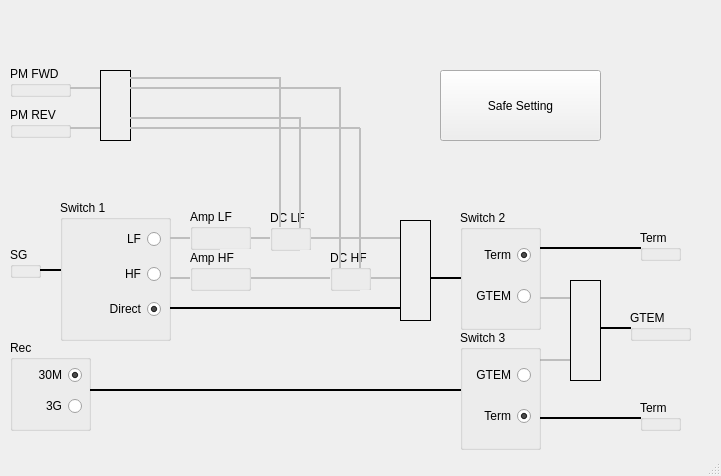
<?xml version="1.0" encoding="UTF-8"?>
<ui version="4.0">
 <class>GTEMRelaisController</class>
 <widget class="QMainWindow" name="GTEMRelaisController">
  <property name="geometry">
   <rect>
    <x>0</x>
    <y>0</y>
    <width>721</width>
    <height>476</height>
   </rect>
  </property>
  <property name="windowTitle">
   <string>GTEM Matrix Switch Controller </string>
  </property>
  <property name="locale">
   <locale language="English" country="UnitedStates"/>
  </property>
  <widget class="QWidget" name="centralwidget">
   <widget class="QGroupBox" name="groupBox">
    <property name="geometry">
     <rect>
      <x>60</x>
      <y>200</y>
      <width>111</width>
      <height>141</height>
     </rect>
    </property>
    <property name="title">
     <string>Switch 1</string>
    </property>
    <property name="flat">
     <bool>false</bool>
    </property>
    <property name="checkable">
     <bool>false</bool>
    </property>
    <widget class="QWidget" name="layoutWidget">
     <property name="geometry">
      <rect>
       <x>10</x>
       <y>20</y>
       <width>91</width>
       <height>111</height>
      </rect>
     </property>
     <layout class="QVBoxLayout" name="verticalLayout">
      <item>
       <widget class="QRadioButton" name="sgSwitch_LF">
        <property name="enabled">
         <bool>true</bool>
        </property>
        <property name="layoutDirection">
         <enum>Qt::RightToLeft</enum>
        </property>
        <property name="text">
         <string>LF</string>
        </property>
        <property name="checked">
         <bool>false</bool>
        </property>
       </widget>
      </item>
      <item>
       <widget class="QRadioButton" name="sgSwitch_HF">
        <property name="enabled">
         <bool>true</bool>
        </property>
        <property name="layoutDirection">
         <enum>Qt::RightToLeft</enum>
        </property>
        <property name="text">
         <string>HF</string>
        </property>
       </widget>
      </item>
      <item>
       <widget class="QRadioButton" name="sgSwitch_Direct">
        <property name="enabled">
         <bool>true</bool>
        </property>
        <property name="layoutDirection">
         <enum>Qt::RightToLeft</enum>
        </property>
        <property name="text">
         <string>Direct</string>
        </property>
        <property name="checked">
         <bool>true</bool>
        </property>
       </widget>
      </item>
     </layout>
    </widget>
   </widget>
   <widget class="Line" name="conn_amp_lf">
    <property name="enabled">
     <bool>false</bool>
    </property>
    <property name="geometry">
     <rect>
      <x>170</x>
      <y>230</y>
      <width>231</width>
      <height>16</height>
     </rect>
    </property>
    <property name="frameShadow">
     <enum>QFrame::Plain</enum>
    </property>
    <property name="lineWidth">
     <number>2</number>
    </property>
    <property name="orientation">
     <enum>Qt::Horizontal</enum>
    </property>
   </widget>
   <widget class="QGroupBox" name="groupBox_2">
    <property name="geometry">
     <rect>
      <x>190</x>
      <y>209</y>
      <width>61</width>
      <height>41</height>
     </rect>
    </property>
    <property name="autoFillBackground">
     <bool>true</bool>
    </property>
    <property name="title">
     <string>Amp LF</string>
    </property>
    <widget class="QGroupBox" name="groupBox_4">
     <property name="geometry">
      <rect>
       <x>0</x>
       <y>0</y>
       <width>61</width>
       <height>41</height>
      </rect>
     </property>
     <property name="autoFillBackground">
      <bool>true</bool>
     </property>
     <property name="title">
      <string>Amp LF</string>
     </property>
     <widget class="QGroupBox" name="groupBox_5">
      <property name="geometry">
       <rect>
        <x>30</x>
        <y>40</y>
        <width>61</width>
        <height>41</height>
       </rect>
      </property>
      <property name="autoFillBackground">
       <bool>true</bool>
      </property>
      <property name="title">
       <string>Amp LF</string>
      </property>
     </widget>
    </widget>
   </widget>
   <widget class="Line" name="conn_amp_hf">
    <property name="enabled">
     <bool>false</bool>
    </property>
    <property name="geometry">
     <rect>
      <x>170</x>
      <y>270</y>
      <width>231</width>
      <height>16</height>
     </rect>
    </property>
    <property name="frameShadow">
     <enum>QFrame::Plain</enum>
    </property>
    <property name="lineWidth">
     <number>2</number>
    </property>
    <property name="orientation">
     <enum>Qt::Horizontal</enum>
    </property>
   </widget>
   <widget class="Line" name="conn_amp_direct">
    <property name="geometry">
     <rect>
      <x>170</x>
      <y>300</y>
      <width>231</width>
      <height>16</height>
     </rect>
    </property>
    <property name="frameShadow">
     <enum>QFrame::Plain</enum>
    </property>
    <property name="lineWidth">
     <number>2</number>
    </property>
    <property name="orientation">
     <enum>Qt::Horizontal</enum>
    </property>
   </widget>
   <widget class="QGroupBox" name="groupBox_3">
    <property name="geometry">
     <rect>
      <x>190</x>
      <y>250</y>
      <width>61</width>
      <height>41</height>
     </rect>
    </property>
    <property name="autoFillBackground">
     <bool>true</bool>
    </property>
    <property name="title">
     <string>Amp HF</string>
    </property>
   </widget>
   <widget class="QFrame" name="frame">
    <property name="geometry">
     <rect>
      <x>400</x>
      <y>220</y>
      <width>31</width>
      <height>101</height>
     </rect>
    </property>
    <property name="styleSheet">
     <string notr="true">color: black;</string>
    </property>
    <property name="frameShape">
     <enum>QFrame::Box</enum>
    </property>
    <property name="frameShadow">
     <enum>QFrame::Plain</enum>
    </property>
   </widget>
   <widget class="Line" name="conn_amp_direct_2">
    <property name="geometry">
     <rect>
      <x>430</x>
      <y>270</y>
      <width>31</width>
      <height>16</height>
     </rect>
    </property>
    <property name="frameShadow">
     <enum>QFrame::Plain</enum>
    </property>
    <property name="lineWidth">
     <number>2</number>
    </property>
    <property name="orientation">
     <enum>Qt::Horizontal</enum>
    </property>
   </widget>
   <widget class="QGroupBox" name="groupBox_6">
    <property name="geometry">
     <rect>
      <x>270</x>
      <y>210</y>
      <width>41</width>
      <height>41</height>
     </rect>
    </property>
    <property name="autoFillBackground">
     <bool>true</bool>
    </property>
    <property name="title">
     <string>DC LF</string>
    </property>
    <widget class="QGroupBox" name="groupBox_7">
     <property name="geometry">
      <rect>
       <x>30</x>
       <y>40</y>
       <width>61</width>
       <height>41</height>
      </rect>
     </property>
     <property name="autoFillBackground">
      <bool>true</bool>
     </property>
     <property name="title">
      <string>Amp LF</string>
     </property>
    </widget>
   </widget>
   <widget class="QGroupBox" name="groupBox_8">
    <property name="geometry">
     <rect>
      <x>330</x>
      <y>250</y>
      <width>41</width>
      <height>41</height>
     </rect>
    </property>
    <property name="autoFillBackground">
     <bool>true</bool>
    </property>
    <property name="title">
     <string>DC HF</string>
    </property>
    <widget class="QGroupBox" name="groupBox_9">
     <property name="geometry">
      <rect>
       <x>30</x>
       <y>40</y>
       <width>61</width>
       <height>41</height>
      </rect>
     </property>
     <property name="autoFillBackground">
      <bool>true</bool>
     </property>
     <property name="title">
      <string>Amp LF</string>
     </property>
    </widget>
   </widget>
   <widget class="QGroupBox" name="groupBox_10">
    <property name="geometry">
     <rect>
      <x>460</x>
      <y>210</y>
      <width>81</width>
      <height>120</height>
     </rect>
    </property>
    <property name="title">
     <string>Switch 2</string>
    </property>
    <property name="flat">
     <bool>false</bool>
    </property>
    <property name="checkable">
     <bool>false</bool>
    </property>
    <widget class="QWidget" name="layoutWidget_2">
     <property name="geometry">
      <rect>
       <x>10</x>
       <y>20</y>
       <width>61</width>
       <height>91</height>
      </rect>
     </property>
     <layout class="QVBoxLayout" name="verticalLayout_2">
      <item>
       <widget class="QRadioButton" name="TxSwitch_Term">
        <property name="enabled">
         <bool>true</bool>
        </property>
        <property name="layoutDirection">
         <enum>Qt::RightToLeft</enum>
        </property>
        <property name="text">
         <string>Term</string>
        </property>
        <property name="checked">
         <bool>true</bool>
        </property>
       </widget>
      </item>
      <item>
       <widget class="QRadioButton" name="TxSwitch_GTEM">
        <property name="enabled">
         <bool>true</bool>
        </property>
        <property name="layoutDirection">
         <enum>Qt::RightToLeft</enum>
        </property>
        <property name="text">
         <string>GTEM</string>
        </property>
        <property name="checked">
         <bool>false</bool>
        </property>
       </widget>
      </item>
     </layout>
    </widget>
   </widget>
   <widget class="Line" name="conn_amp_direct_3">
    <property name="enabled">
     <bool>false</bool>
    </property>
    <property name="geometry">
     <rect>
      <x>540</x>
      <y>290</y>
      <width>31</width>
      <height>16</height>
     </rect>
    </property>
    <property name="frameShadow">
     <enum>QFrame::Plain</enum>
    </property>
    <property name="lineWidth">
     <number>2</number>
    </property>
    <property name="orientation">
     <enum>Qt::Horizontal</enum>
    </property>
   </widget>
   <widget class="QGroupBox" name="groupBox_11">
    <property name="geometry">
     <rect>
      <x>630</x>
      <y>310</y>
      <width>61</width>
      <height>31</height>
     </rect>
    </property>
    <property name="autoFillBackground">
     <bool>true</bool>
    </property>
    <property name="title">
     <string>GTEM</string>
    </property>
    <widget class="QGroupBox" name="groupBox_12">
     <property name="geometry">
      <rect>
       <x>30</x>
       <y>40</y>
       <width>61</width>
       <height>41</height>
      </rect>
     </property>
     <property name="autoFillBackground">
      <bool>true</bool>
     </property>
     <property name="title">
      <string>Amp LF</string>
     </property>
    </widget>
    <widget class="QGroupBox" name="groupBox_25">
     <property name="geometry">
      <rect>
       <x>0</x>
       <y>40</y>
       <width>61</width>
       <height>31</height>
      </rect>
     </property>
     <property name="autoFillBackground">
      <bool>true</bool>
     </property>
     <property name="title">
      <string>Horn</string>
     </property>
    </widget>
   </widget>
   <widget class="QGroupBox" name="groupBox_15">
    <property name="geometry">
     <rect>
      <x>640</x>
      <y>230</y>
      <width>41</width>
      <height>31</height>
     </rect>
    </property>
    <property name="autoFillBackground">
     <bool>true</bool>
    </property>
    <property name="title">
     <string>Term</string>
    </property>
   </widget>
   <widget class="QGroupBox" name="groupBox_17">
    <property name="geometry">
     <rect>
      <x>10</x>
      <y>247</y>
      <width>31</width>
      <height>31</height>
     </rect>
    </property>
    <property name="title">
     <string>SG</string>
    </property>
    <property name="flat">
     <bool>false</bool>
    </property>
    <property name="checkable">
     <bool>false</bool>
    </property>
   </widget>
   <widget class="Line" name="conn_amp_direct_6">
    <property name="geometry">
     <rect>
      <x>40</x>
      <y>260</y>
      <width>21</width>
      <height>20</height>
     </rect>
    </property>
    <property name="frameShadow">
     <enum>QFrame::Plain</enum>
    </property>
    <property name="lineWidth">
     <number>2</number>
    </property>
    <property name="orientation">
     <enum>Qt::Horizontal</enum>
    </property>
   </widget>
   <widget class="QGroupBox" name="groupBox_18">
    <property name="geometry">
     <rect>
      <x>10</x>
      <y>66</y>
      <width>61</width>
      <height>31</height>
     </rect>
    </property>
    <property name="title">
     <string>PM FWD</string>
    </property>
    <property name="flat">
     <bool>false</bool>
    </property>
    <property name="checkable">
     <bool>false</bool>
    </property>
   </widget>
   <widget class="QGroupBox" name="groupBox_19">
    <property name="geometry">
     <rect>
      <x>10</x>
      <y>107</y>
      <width>61</width>
      <height>31</height>
     </rect>
    </property>
    <property name="title">
     <string>PM REV</string>
    </property>
    <property name="flat">
     <bool>false</bool>
    </property>
    <property name="checkable">
     <bool>false</bool>
    </property>
   </widget>
   <widget class="Line" name="conn_amp_direct_7">
    <property name="enabled">
     <bool>false</bool>
    </property>
    <property name="geometry">
     <rect>
      <x>70</x>
      <y>120</y>
      <width>31</width>
      <height>16</height>
     </rect>
    </property>
    <property name="frameShadow">
     <enum>QFrame::Plain</enum>
    </property>
    <property name="lineWidth">
     <number>2</number>
    </property>
    <property name="orientation">
     <enum>Qt::Horizontal</enum>
    </property>
   </widget>
   <widget class="Line" name="conn_amp_direct_8">
    <property name="enabled">
     <bool>false</bool>
    </property>
    <property name="geometry">
     <rect>
      <x>70</x>
      <y>80</y>
      <width>31</width>
      <height>16</height>
     </rect>
    </property>
    <property name="frameShadow">
     <enum>QFrame::Plain</enum>
    </property>
    <property name="lineWidth">
     <number>2</number>
    </property>
    <property name="orientation">
     <enum>Qt::Horizontal</enum>
    </property>
   </widget>
   <widget class="QFrame" name="frame_2">
    <property name="geometry">
     <rect>
      <x>100</x>
      <y>70</y>
      <width>31</width>
      <height>71</height>
     </rect>
    </property>
    <property name="styleSheet">
     <string notr="true">color: black;</string>
    </property>
    <property name="frameShape">
     <enum>QFrame::Box</enum>
    </property>
    <property name="frameShadow">
     <enum>QFrame::Plain</enum>
    </property>
   </widget>
   <widget class="Line" name="conn_amp_direct_9">
    <property name="enabled">
     <bool>false</bool>
    </property>
    <property name="geometry">
     <rect>
      <x>130</x>
      <y>70</y>
      <width>151</width>
      <height>16</height>
     </rect>
    </property>
    <property name="frameShadow">
     <enum>QFrame::Plain</enum>
    </property>
    <property name="lineWidth">
     <number>2</number>
    </property>
    <property name="orientation">
     <enum>Qt::Horizontal</enum>
    </property>
   </widget>
   <widget class="Line" name="conn_amp_direct_10">
    <property name="enabled">
     <bool>false</bool>
    </property>
    <property name="geometry">
     <rect>
      <x>130</x>
      <y>80</y>
      <width>211</width>
      <height>16</height>
     </rect>
    </property>
    <property name="frameShadow">
     <enum>QFrame::Plain</enum>
    </property>
    <property name="lineWidth">
     <number>2</number>
    </property>
    <property name="orientation">
     <enum>Qt::Horizontal</enum>
    </property>
   </widget>
   <widget class="Line" name="conn_amp_direct_11">
    <property name="enabled">
     <bool>false</bool>
    </property>
    <property name="geometry">
     <rect>
      <x>130</x>
      <y>110</y>
      <width>171</width>
      <height>16</height>
     </rect>
    </property>
    <property name="frameShadow">
     <enum>QFrame::Plain</enum>
    </property>
    <property name="lineWidth">
     <number>2</number>
    </property>
    <property name="orientation">
     <enum>Qt::Horizontal</enum>
    </property>
   </widget>
   <widget class="Line" name="conn_amp_direct_12">
    <property name="enabled">
     <bool>false</bool>
    </property>
    <property name="geometry">
     <rect>
      <x>130</x>
      <y>120</y>
      <width>230</width>
      <height>16</height>
     </rect>
    </property>
    <property name="frameShadow">
     <enum>QFrame::Plain</enum>
    </property>
    <property name="lineWidth">
     <number>2</number>
    </property>
    <property name="orientation">
     <enum>Qt::Horizontal</enum>
    </property>
   </widget>
   <widget class="Line" name="conn_amp_direct_13">
    <property name="enabled">
     <bool>false</bool>
    </property>
    <property name="geometry">
     <rect>
      <x>270</x>
      <y>77</y>
      <width>20</width>
      <height>150</height>
     </rect>
    </property>
    <property name="frameShadow">
     <enum>QFrame::Plain</enum>
    </property>
    <property name="lineWidth">
     <number>2</number>
    </property>
    <property name="orientation">
     <enum>Qt::Vertical</enum>
    </property>
   </widget>
   <widget class="Line" name="conn_amp_direct_14">
    <property name="enabled">
     <bool>false</bool>
    </property>
    <property name="geometry">
     <rect>
      <x>330</x>
      <y>88</y>
      <width>20</width>
      <height>180</height>
     </rect>
    </property>
    <property name="frameShadow">
     <enum>QFrame::Plain</enum>
    </property>
    <property name="lineWidth">
     <number>2</number>
    </property>
    <property name="orientation">
     <enum>Qt::Vertical</enum>
    </property>
   </widget>
   <widget class="Line" name="conn_amp_direct_15">
    <property name="enabled">
     <bool>false</bool>
    </property>
    <property name="geometry">
     <rect>
      <x>290</x>
      <y>118</y>
      <width>20</width>
      <height>110</height>
     </rect>
    </property>
    <property name="frameShadow">
     <enum>QFrame::Plain</enum>
    </property>
    <property name="lineWidth">
     <number>2</number>
    </property>
    <property name="orientation">
     <enum>Qt::Vertical</enum>
    </property>
   </widget>
   <widget class="Line" name="conn_amp_direct_16">
    <property name="enabled">
     <bool>false</bool>
    </property>
    <property name="geometry">
     <rect>
      <x>350</x>
      <y>128</y>
      <width>20</width>
      <height>140</height>
     </rect>
    </property>
    <property name="frameShadow">
     <enum>QFrame::Plain</enum>
    </property>
    <property name="lineWidth">
     <number>2</number>
    </property>
    <property name="orientation">
     <enum>Qt::Vertical</enum>
    </property>
   </widget>
   <widget class="QPushButton" name="pushButton">
    <property name="geometry">
     <rect>
      <x>440</x>
      <y>70</y>
      <width>161</width>
      <height>71</height>
     </rect>
    </property>
    <property name="text">
     <string>Safe Setting</string>
    </property>
   </widget>
   <widget class="Line" name="conn_amp_direct_17">
    <property name="geometry">
     <rect>
      <x>600</x>
      <y>320</y>
      <width>31</width>
      <height>16</height>
     </rect>
    </property>
    <property name="frameShadow">
     <enum>QFrame::Plain</enum>
    </property>
    <property name="lineWidth">
     <number>2</number>
    </property>
    <property name="orientation">
     <enum>Qt::Horizontal</enum>
    </property>
   </widget>
   <widget class="Line" name="conn_amp_direct_19">
    <property name="enabled">
     <bool>false</bool>
    </property>
    <property name="geometry">
     <rect>
      <x>540</x>
      <y>350</y>
      <width>31</width>
      <height>20</height>
     </rect>
    </property>
    <property name="frameShadow">
     <enum>QFrame::Plain</enum>
    </property>
    <property name="lineWidth">
     <number>2</number>
    </property>
    <property name="orientation">
     <enum>Qt::Horizontal</enum>
    </property>
   </widget>
   <widget class="QFrame" name="frame_3">
    <property name="geometry">
     <rect>
      <x>570</x>
      <y>280</y>
      <width>31</width>
      <height>101</height>
     </rect>
    </property>
    <property name="styleSheet">
     <string notr="true">color: black;</string>
    </property>
    <property name="frameShape">
     <enum>QFrame::Box</enum>
    </property>
    <property name="frameShadow">
     <enum>QFrame::Plain</enum>
    </property>
   </widget>
   <widget class="Line" name="conn_amp_direct_5">
    <property name="geometry">
     <rect>
      <x>540</x>
      <y>240</y>
      <width>101</width>
      <height>16</height>
     </rect>
    </property>
    <property name="frameShadow">
     <enum>QFrame::Plain</enum>
    </property>
    <property name="lineWidth">
     <number>2</number>
    </property>
    <property name="orientation">
     <enum>Qt::Horizontal</enum>
    </property>
   </widget>
   <widget class="QGroupBox" name="groupBox_13">
    <property name="geometry">
     <rect>
      <x>460</x>
      <y>330</y>
      <width>81</width>
      <height>120</height>
     </rect>
    </property>
    <property name="title">
     <string>Switch 3</string>
    </property>
    <property name="flat">
     <bool>false</bool>
    </property>
    <property name="checkable">
     <bool>false</bool>
    </property>
    <widget class="QWidget" name="layoutWidget_3">
     <property name="geometry">
      <rect>
       <x>10</x>
       <y>20</y>
       <width>61</width>
       <height>91</height>
      </rect>
     </property>
     <layout class="QVBoxLayout" name="verticalLayout_3">
      <item>
       <widget class="QRadioButton" name="RxSwitch_GTEM">
        <property name="enabled">
         <bool>true</bool>
        </property>
        <property name="layoutDirection">
         <enum>Qt::RightToLeft</enum>
        </property>
        <property name="text">
         <string>GTEM</string>
        </property>
        <property name="checked">
         <bool>false</bool>
        </property>
       </widget>
      </item>
      <item>
       <widget class="QRadioButton" name="RxSwitch_Term">
        <property name="enabled">
         <bool>true</bool>
        </property>
        <property name="layoutDirection">
         <enum>Qt::RightToLeft</enum>
        </property>
        <property name="text">
         <string>Term</string>
        </property>
        <property name="checked">
         <bool>true</bool>
        </property>
       </widget>
      </item>
     </layout>
    </widget>
   </widget>
   <widget class="QGroupBox" name="groupBox_16">
    <property name="geometry">
     <rect>
      <x>640</x>
      <y>400</y>
      <width>41</width>
      <height>31</height>
     </rect>
    </property>
    <property name="autoFillBackground">
     <bool>true</bool>
    </property>
    <property name="title">
     <string>Term</string>
    </property>
   </widget>
   <widget class="Line" name="conn_amp_direct_18">
    <property name="geometry">
     <rect>
      <x>540</x>
      <y>410</y>
      <width>101</width>
      <height>16</height>
     </rect>
    </property>
    <property name="frameShadow">
     <enum>QFrame::Plain</enum>
    </property>
    <property name="lineWidth">
     <number>2</number>
    </property>
    <property name="orientation">
     <enum>Qt::Horizontal</enum>
    </property>
   </widget>
   <widget class="QGroupBox" name="groupBox_14">
    <property name="geometry">
     <rect>
      <x>10</x>
      <y>340</y>
      <width>81</width>
      <height>91</height>
     </rect>
    </property>
    <property name="title">
     <string>Rec</string>
    </property>
    <property name="flat">
     <bool>false</bool>
    </property>
    <property name="checkable">
     <bool>false</bool>
    </property>
    <widget class="QWidget" name="layoutWidget_4">
     <property name="geometry">
      <rect>
       <x>10</x>
       <y>20</y>
       <width>62</width>
       <height>61</height>
      </rect>
     </property>
     <layout class="QVBoxLayout" name="verticalLayout_4">
      <item>
       <widget class="QRadioButton" name="RxSwitch_30M">
        <property name="enabled">
         <bool>true</bool>
        </property>
        <property name="layoutDirection">
         <enum>Qt::RightToLeft</enum>
        </property>
        <property name="text">
         <string>30M</string>
        </property>
        <property name="checked">
         <bool>true</bool>
        </property>
       </widget>
      </item>
      <item>
       <widget class="QRadioButton" name="RxSwitch_3G">
        <property name="enabled">
         <bool>true</bool>
        </property>
        <property name="layoutDirection">
         <enum>Qt::RightToLeft</enum>
        </property>
        <property name="text">
         <string>3G</string>
        </property>
        <property name="checked">
         <bool>false</bool>
        </property>
       </widget>
      </item>
     </layout>
    </widget>
   </widget>
   <widget class="Line" name="conn_amp_direct_20">
    <property name="enabled">
     <bool>true</bool>
    </property>
    <property name="geometry">
     <rect>
      <x>90</x>
      <y>380</y>
      <width>371</width>
      <height>20</height>
     </rect>
    </property>
    <property name="frameShadow">
     <enum>QFrame::Plain</enum>
    </property>
    <property name="lineWidth">
     <number>2</number>
    </property>
    <property name="orientation">
     <enum>Qt::Horizontal</enum>
    </property>
   </widget>
  </widget>
  <widget class="QStatusBar" name="statusbar"/>
 </widget>
 <resources/>
 <connections>
  <connection>
   <sender>sgSwitch_Direct</sender>
   <signal>toggled(bool)</signal>
   <receiver>conn_amp_direct</receiver>
   <slot>setEnabled(bool)</slot>
   <hints>
    <hint type="sourcelabel">
     <x>131</x>
     <y>316</y>
    </hint>
    <hint type="destinationlabel">
     <x>234</x>
     <y>294</y>
    </hint>
   </hints>
  </connection>
  <connection>
   <sender>sgSwitch_HF</sender>
   <signal>toggled(bool)</signal>
   <receiver>conn_amp_hf</receiver>
   <slot>setEnabled(bool)</slot>
   <hints>
    <hint type="sourcelabel">
     <x>152</x>
     <y>282</y>
    </hint>
    <hint type="destinationlabel">
     <x>308</x>
     <y>261</y>
    </hint>
   </hints>
  </connection>
  <connection>
   <sender>sgSwitch_LF</sender>
   <signal>toggled(bool)</signal>
   <receiver>conn_amp_lf</receiver>
   <slot>setEnabled(bool)</slot>
   <hints>
    <hint type="sourcelabel">
     <x>136</x>
     <y>236</y>
    </hint>
    <hint type="destinationlabel">
     <x>330</x>
     <y>233</y>
    </hint>
   </hints>
  </connection>
  <connection>
   <sender>sgSwitch_HF</sender>
   <signal>toggled(bool)</signal>
   <receiver>conn_amp_direct_14</receiver>
   <slot>setEnabled(bool)</slot>
   <hints>
    <hint type="sourcelabel">
     <x>120</x>
     <y>281</y>
    </hint>
    <hint type="destinationlabel">
     <x>338</x>
     <y>199</y>
    </hint>
   </hints>
  </connection>
  <connection>
   <sender>sgSwitch_HF</sender>
   <signal>toggled(bool)</signal>
   <receiver>conn_amp_direct_16</receiver>
   <slot>setEnabled(bool)</slot>
   <hints>
    <hint type="sourcelabel">
     <x>111</x>
     <y>267</y>
    </hint>
    <hint type="destinationlabel">
     <x>353</x>
     <y>165</y>
    </hint>
   </hints>
  </connection>
  <connection>
   <sender>sgSwitch_LF</sender>
   <signal>toggled(bool)</signal>
   <receiver>conn_amp_direct_13</receiver>
   <slot>setEnabled(bool)</slot>
   <hints>
    <hint type="sourcelabel">
     <x>130</x>
     <y>248</y>
    </hint>
    <hint type="destinationlabel">
     <x>277</x>
     <y>177</y>
    </hint>
   </hints>
  </connection>
  <connection>
   <sender>sgSwitch_LF</sender>
   <signal>toggled(bool)</signal>
   <receiver>conn_amp_direct_15</receiver>
   <slot>setEnabled(bool)</slot>
   <hints>
    <hint type="sourcelabel">
     <x>81</x>
     <y>240</y>
    </hint>
    <hint type="destinationlabel">
     <x>300</x>
     <y>144</y>
    </hint>
   </hints>
  </connection>
  <connection>
   <sender>sgSwitch_LF</sender>
   <signal>toggled(bool)</signal>
   <receiver>conn_amp_direct_11</receiver>
   <slot>setEnabled(bool)</slot>
   <hints>
    <hint type="sourcelabel">
     <x>140</x>
     <y>237</y>
    </hint>
    <hint type="destinationlabel">
     <x>208</x>
     <y>117</y>
    </hint>
   </hints>
  </connection>
  <connection>
   <sender>sgSwitch_LF</sender>
   <signal>toggled(bool)</signal>
   <receiver>conn_amp_direct_9</receiver>
   <slot>setEnabled(bool)</slot>
   <hints>
    <hint type="sourcelabel">
     <x>150</x>
     <y>242</y>
    </hint>
    <hint type="destinationlabel">
     <x>193</x>
     <y>70</y>
    </hint>
   </hints>
  </connection>
  <connection>
   <sender>sgSwitch_HF</sender>
   <signal>toggled(bool)</signal>
   <receiver>conn_amp_direct_10</receiver>
   <slot>setEnabled(bool)</slot>
   <hints>
    <hint type="sourcelabel">
     <x>97</x>
     <y>271</y>
    </hint>
    <hint type="destinationlabel">
     <x>239</x>
     <y>90</y>
    </hint>
   </hints>
  </connection>
  <connection>
   <sender>sgSwitch_HF</sender>
   <signal>toggled(bool)</signal>
   <receiver>conn_amp_direct_12</receiver>
   <slot>setEnabled(bool)</slot>
   <hints>
    <hint type="sourcelabel">
     <x>134</x>
     <y>281</y>
    </hint>
    <hint type="destinationlabel">
     <x>325</x>
     <y>130</y>
    </hint>
   </hints>
  </connection>
  <connection>
   <sender>pushButton</sender>
   <signal>clicked()</signal>
   <receiver>sgSwitch_Direct</receiver>
   <slot>click()</slot>
   <hints>
    <hint type="sourcelabel">
     <x>459</x>
     <y>82</y>
    </hint>
    <hint type="destinationlabel">
     <x>92</x>
     <y>310</y>
    </hint>
   </hints>
  </connection>
  <connection>
   <sender>sgSwitch_Direct</sender>
   <signal>toggled(bool)</signal>
   <receiver>conn_amp_direct_7</receiver>
   <slot>setDisabled(bool)</slot>
   <hints>
    <hint type="sourcelabel">
     <x>73</x>
     <y>308</y>
    </hint>
    <hint type="destinationlabel">
     <x>75</x>
     <y>132</y>
    </hint>
   </hints>
  </connection>
  <connection>
   <sender>sgSwitch_Direct</sender>
   <signal>toggled(bool)</signal>
   <receiver>conn_amp_direct_8</receiver>
   <slot>setDisabled(bool)</slot>
   <hints>
    <hint type="sourcelabel">
     <x>82</x>
     <y>314</y>
    </hint>
    <hint type="destinationlabel">
     <x>88</x>
     <y>92</y>
    </hint>
   </hints>
  </connection>
  <connection>
   <sender>sgSwitch_HF</sender>
   <signal>toggled(bool)</signal>
   <receiver>conn_amp_direct_7</receiver>
   <slot>setEnabled(bool)</slot>
   <hints>
    <hint type="sourcelabel">
     <x>106</x>
     <y>273</y>
    </hint>
    <hint type="destinationlabel">
     <x>90</x>
     <y>130</y>
    </hint>
   </hints>
  </connection>
  <connection>
   <sender>sgSwitch_HF</sender>
   <signal>toggled(bool)</signal>
   <receiver>conn_amp_direct_8</receiver>
   <slot>setEnabled(bool)</slot>
   <hints>
    <hint type="sourcelabel">
     <x>123</x>
     <y>282</y>
    </hint>
    <hint type="destinationlabel">
     <x>89</x>
     <y>91</y>
    </hint>
   </hints>
  </connection>
  <connection>
   <sender>sgSwitch_LF</sender>
   <signal>toggled(bool)</signal>
   <receiver>conn_amp_direct_7</receiver>
   <slot>setEnabled(bool)</slot>
   <hints>
    <hint type="sourcelabel">
     <x>127</x>
     <y>236</y>
    </hint>
    <hint type="destinationlabel">
     <x>89</x>
     <y>131</y>
    </hint>
   </hints>
  </connection>
  <connection>
   <sender>sgSwitch_LF</sender>
   <signal>toggled(bool)</signal>
   <receiver>conn_amp_direct_8</receiver>
   <slot>setEnabled(bool)</slot>
   <hints>
    <hint type="sourcelabel">
     <x>107</x>
     <y>244</y>
    </hint>
    <hint type="destinationlabel">
     <x>85</x>
     <y>92</y>
    </hint>
   </hints>
  </connection>
  <connection>
   <sender>TxSwitch_Term</sender>
   <signal>toggled(bool)</signal>
   <receiver>conn_amp_direct_5</receiver>
   <slot>setEnabled(bool)</slot>
   <hints>
    <hint type="sourcelabel">
     <x>529</x>
     <y>263</y>
    </hint>
    <hint type="destinationlabel">
     <x>560</x>
     <y>251</y>
    </hint>
   </hints>
  </connection>
  <connection>
   <sender>TxSwitch_GTEM</sender>
   <signal>toggled(bool)</signal>
   <receiver>conn_amp_direct_3</receiver>
   <slot>setEnabled(bool)</slot>
   <hints>
    <hint type="sourcelabel">
     <x>512</x>
     <y>302</y>
    </hint>
    <hint type="destinationlabel">
     <x>570</x>
     <y>291</y>
    </hint>
   </hints>
  </connection>
  <connection>
   <sender>pushButton</sender>
   <signal>clicked()</signal>
   <receiver>TxSwitch_Term</receiver>
   <slot>click()</slot>
   <hints>
    <hint type="sourcelabel">
     <x>520</x>
     <y>61</y>
    </hint>
    <hint type="destinationlabel">
     <x>504</x>
     <y>263</y>
    </hint>
   </hints>
  </connection>
  <connection>
   <sender>pushButton</sender>
   <signal>clicked()</signal>
   <receiver>RxSwitch_Term</receiver>
   <slot>click()</slot>
   <hints>
    <hint type="sourcelabel">
     <x>552</x>
     <y>129</y>
    </hint>
    <hint type="destinationlabel">
     <x>497</x>
     <y>412</y>
    </hint>
   </hints>
  </connection>
  <connection>
   <sender>pushButton</sender>
   <signal>clicked()</signal>
   <receiver>RxSwitch_30M</receiver>
   <slot>click()</slot>
   <hints>
    <hint type="sourcelabel">
     <x>452</x>
     <y>131</y>
    </hint>
    <hint type="destinationlabel">
     <x>72</x>
     <y>373</y>
    </hint>
   </hints>
  </connection>
  <connection>
   <sender>RxSwitch_GTEM</sender>
   <signal>toggled(bool)</signal>
   <receiver>conn_amp_direct_19</receiver>
   <slot>setEnabled(bool)</slot>
   <hints>
    <hint type="sourcelabel">
     <x>512</x>
     <y>379</y>
    </hint>
    <hint type="destinationlabel">
     <x>561</x>
     <y>368</y>
    </hint>
   </hints>
  </connection>
 </connections>
 <slots>
  <signal>toggeld()</signal>
  <slot>sw_changed()</slot>
 </slots>
</ui>
